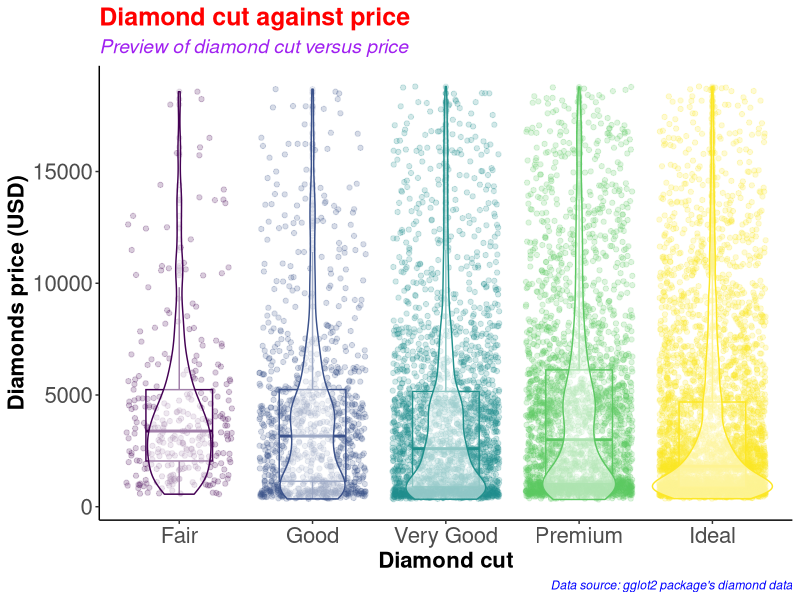
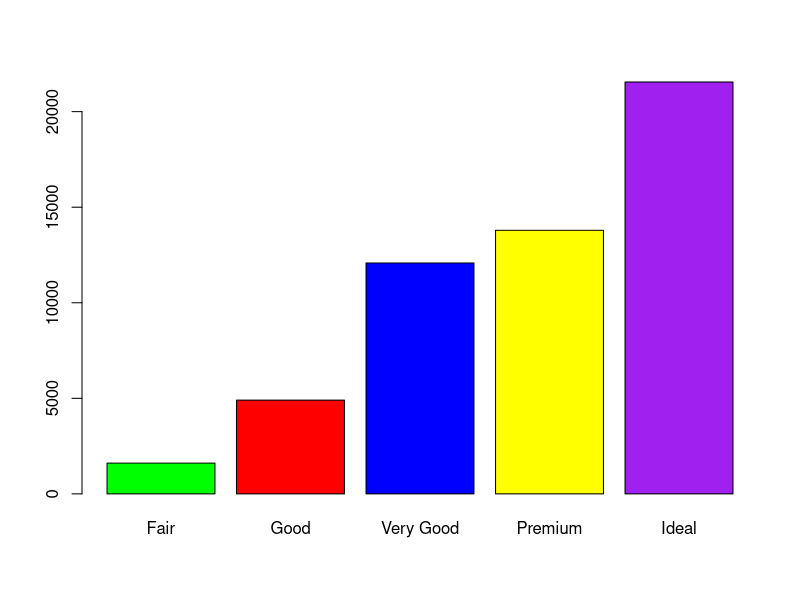
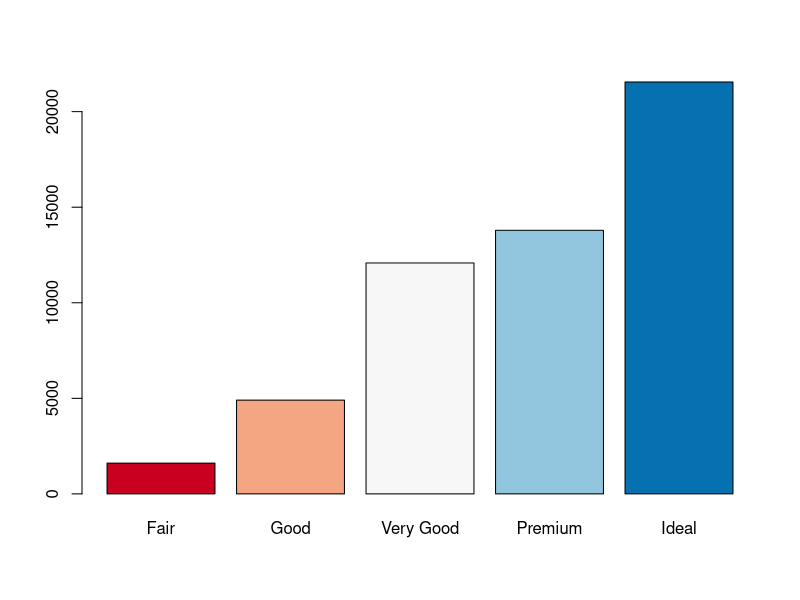
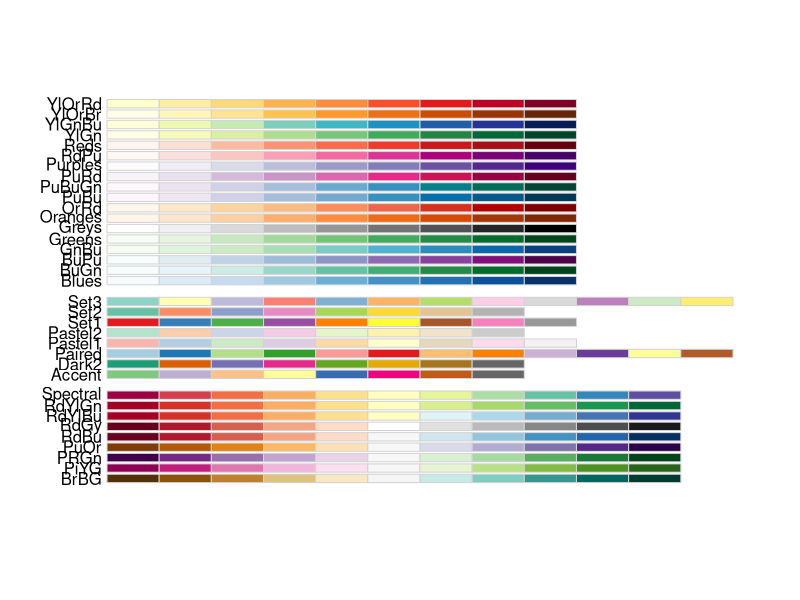
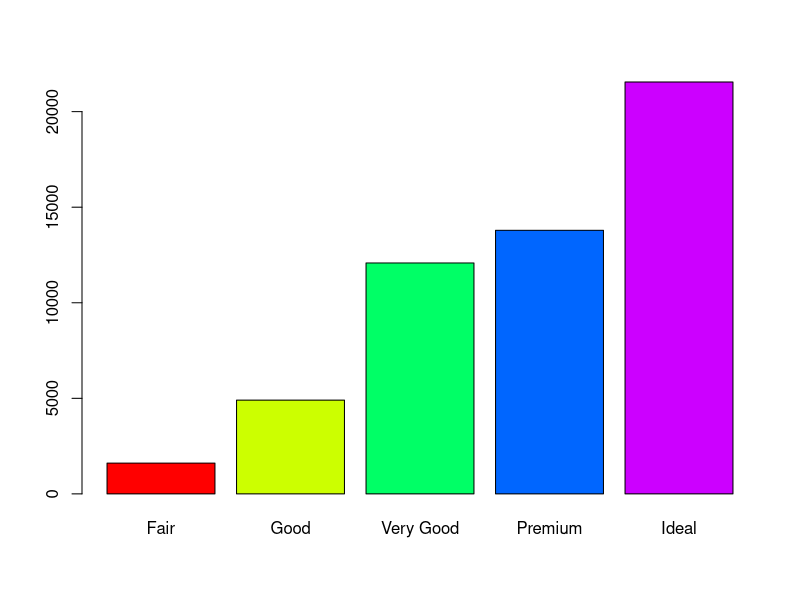
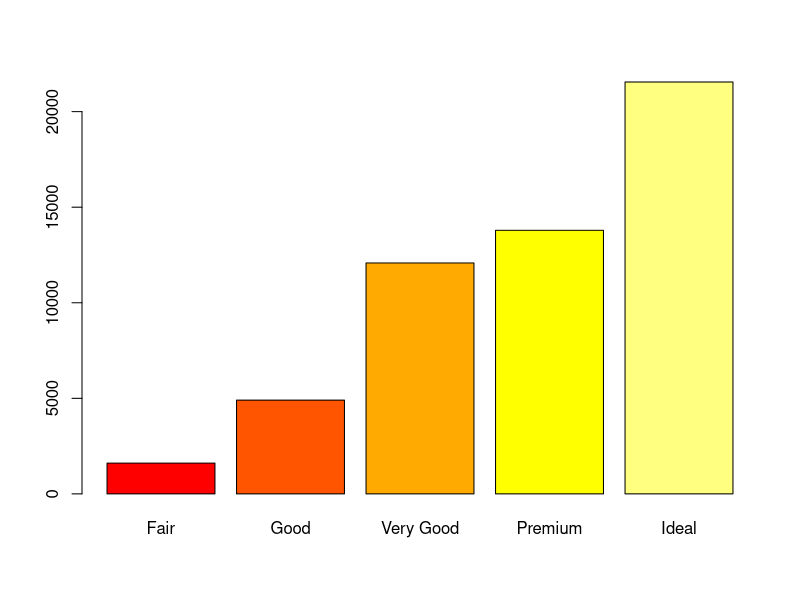
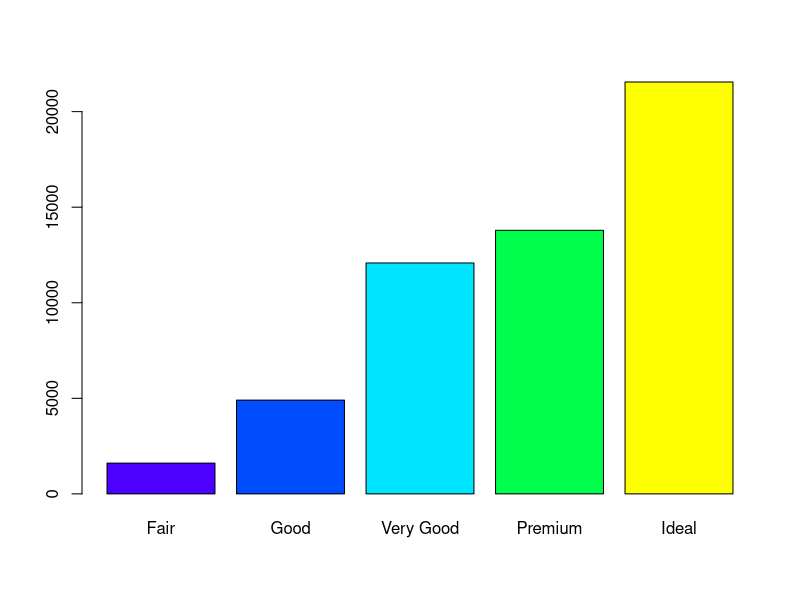
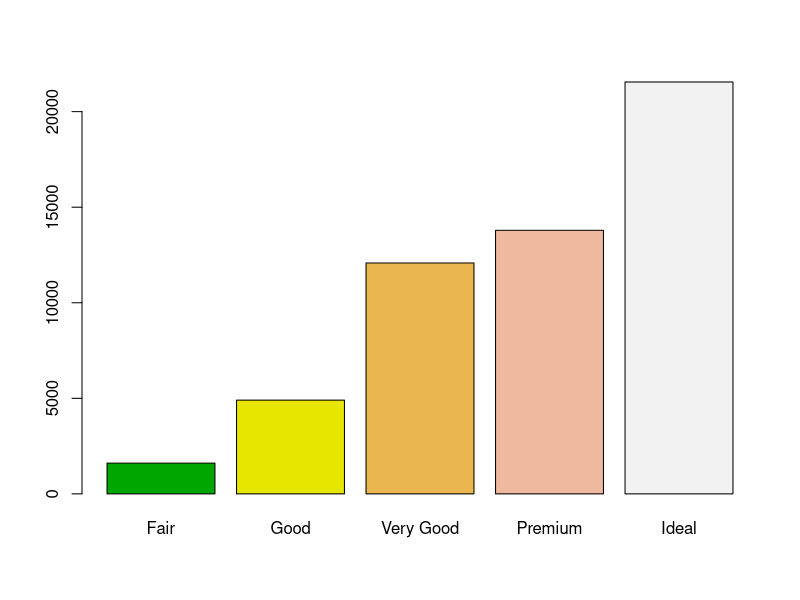

The R script that drew these images, in order:
#########################################
# Name: Wyclife Agumba Oluoch           #   
# E-mail: wyclifeoluoch@gmail.com       #
# GitHub: https://github.com/Wycology   #
# Task: Boxplot and violin plots in one #
# Date: 4th Jan 2021                    #
# Last edited: 22nd July 2021           #
#########################################

# Loading the necessary libraries for the project

base::library(tidyverse) # This is for data wrangling and plotting.
base::library(RColorBrewer) # This is for generating color pallets for the plots.

diamonds_df <- diamonds # Saving the diamonds data-set to a new object in R.

utils::head(diamonds) # Checking the variables in the data-set for subsequent analyses
base::nrow(diamonds) # Checking for the number of rows in the data. 53940 observations
base::ncol(diamonds) # Checking the number of variables in the data-set. 10 variables

diamonds_df %>% # Picking the diamonds data, and then
  dplyr::slice_sample(n = 0.2*(nrow(diamonds))) %>% # Picking a portion of the data-set
  ggplot2::ggplot(ggplot2::aes(x = cut, y = price, color = cut)) + # Adding the mapping variables
  ggplot2::geom_point(position = "jitter", alpha = 0.2) + # Adding jitter and alpha
  ggplot2::geom_boxplot(alpha = 0.1, width = 0.5) + # Modifying dimensions of the boxplot 
  ggplot2::geom_violin(alpha = 0.5) + # Adding violin plot on top of the box and jitter
  ggplot2::theme_classic() + # Adding my preferred theme for publication.
  ggplot2::theme(legend.position = "none") + # Removing the legend; it is on the x-axis
  ggplot2::labs(x = "Diamond cut", # Labels the x-axis.
       y = "Diamonds price (USD)", # Labeling the y-axis
       title = "Diamond cut against price", # Setting tibble of the plot
       subtitle = "Preview of diamond cut versus price", # Descriptive title beneath TITLE
       caption = "Data source: gglot2 package's diamond data") +
  ggplot2::theme(axis.text = element_text(size=16), # Size of labels on tick-marks
        axis.title = element_text(size=16,face="bold")) + # Size of axis labels
  ggplot2::theme(plot.title = element_text(color = 'red', size = 18, face = 'bold'),
        plot.subtitle = element_text(color = 'purple', size = 14, face = 'italic'),
        plot.caption = element_text(color = 'blue', face = 'italic'))

diamonds %>% # Picking the diamonds data, and then
  filter(cut == 'Very Good') %>% # Picking the very good cut 
  nrow() # counting the number of rows with very good cut

diamonds %>% 
  select(cut) %>% 
  table() %>% 
  barplot(col = c('green', 'red', 'blue', 'yellow', 'purple'))

# Instead of specifying the colors, we can simply use the color brewer panel 

diamonds %>% 
  select(cut) %>% 
  table() %>% 
  barplot(col = brewer.pal(n = 5, name = "RdBu"))
# To display more brewer colors options to use, run the following function:

display.brewer.all()

# Can also use rainbow colors

diamonds %>% 
  select(cut) %>% 
  table() %>% 
  barplot(col = rainbow(5))

# Can also use heat.colors
diamonds %>% 
  select(cut) %>% 
  table() %>% 
  barplot(col = heat.colors(5))

# Can also use topographic colors

diamonds %>% 
  select(cut) %>% 
  table() %>% 
  barplot(col = topo.colors(5))

# Can also use terrain colors for the plot
diamonds %>% 
  select(cut) %>% 
  table() %>% 
  barplot(col = terrain.colors(5))

# Can also use cm.colors
diamonds %>% 
  select(cut) %>% 
  table() %>% 
  barplot(col = cm.colors(5)) 

# That is awesome. Good for the day.
